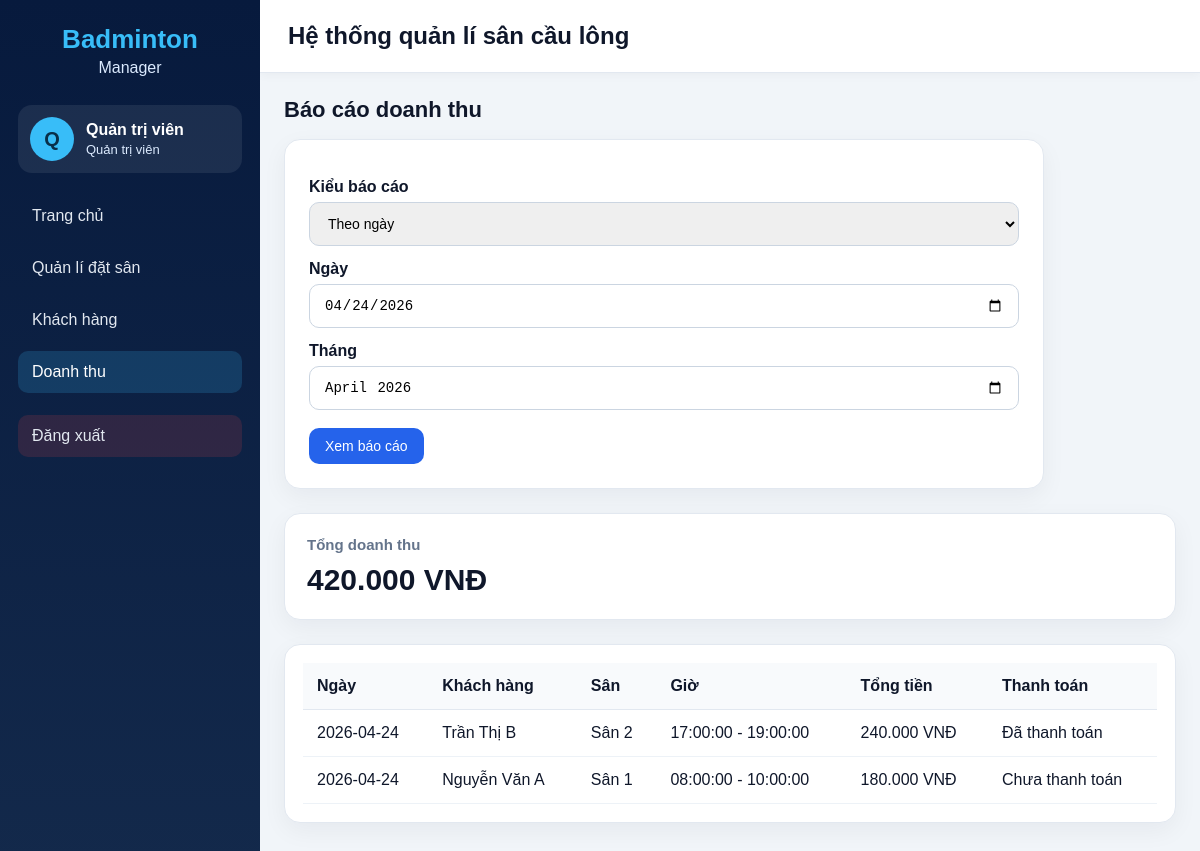
Screenshot of /admin/reports.php?date=2026-04-24 (signed in) with the database file from the repository.
### tables this page shows
CREATE TABLE bookings (
    id INT AUTO_INCREMENT PRIMARY KEY,
    user_id INT NOT NULL,
    court_id INT NOT NULL,
    booking_date DATE NOT NULL,
    start_time TIME NOT NULL,
    end_time TIME NOT NULL,
    total_price DECIMAL(10,2) NOT NULL,
    payment_status ENUM('unpaid', 'paid') NOT NULL DEFAULT 'unpaid',
    status ENUM('confirmed', 'cancelled') NOT NULL DEFAULT 'confirmed',
    created_at TIMESTAMP DEFAULT CURRENT_TIMESTAMP,
    CONSTRAINT fk_bookings_user
        FOREIGN KEY (user_id) REFERENCES users(id)
        ON DELETE CASCADE
        ON UPDATE CASCADE,
    CONSTRAINT fk_bookings_court
        FOREIGN KEY (court_id) REFERENCES courts(id)
        ON DELETE CASCADE
        ON UPDATE CASCADE
);

CREATE TABLE users (
    id INT AUTO_INCREMENT PRIMARY KEY,
    full_name VARCHAR(100) NOT NULL,
    phone VARCHAR(20) NOT NULL UNIQUE,
    password VARCHAR(255) NOT NULL,
    role ENUM('admin', 'customer') NOT NULL DEFAULT 'customer',
    created_at TIMESTAMP DEFAULT CURRENT_TIMESTAMP
);

CREATE TABLE courts (
    id INT AUTO_INCREMENT PRIMARY KEY,
    name VARCHAR(50) NOT NULL,
    status ENUM('active', 'maintenance') NOT NULL DEFAULT 'active'
);

### includes/functions.php (called while the page is built, shortened)
<?php
function e($value)
{
    return htmlspecialchars((string)$value, ENT_QUOTES, 'UTF-8');
}
function formatMoney($number)
{
    return number_format((float)$number, 0, ',', '.') . ' VNĐ';
}
?>

### admin/reports.php (the view, shortened to what this page needs)
<?php
require_once '../config/database.php';
require_once '../includes/functions.php';
require_once '../includes/header.php';
$reportType = isset($_GET['type']) ? $_GET['type'] : 'day';
$selectedDate = isset($_GET['date']) ? $_GET['date'] : date('Y-m-d');
$selectedMonth = isset($_GET['month']) ? $_GET['month'] : date('Y-m');
$summary = 0;
$result = false;
if ($reportType === 'month') {
    $sql = "SELECT b.booking_date, c.name AS court_name, u.full_name, b.start_time, b.end_time, b.total_price, b.payment_status
            FROM bookings b
            JOIN courts c ON b.court_id = c.id
            JOIN users u ON b.user_id = u.id
            WHERE DATE_FORMAT(b.booking_date, '%Y-%m') = ? AND b.status = 'confirmed'
            ORDER BY b.booking_date DESC, b.start_time DESC";
    $stmt = mysqli_prepare($conn, $sql);
    mysqli_stmt_bind_param($stmt, "s", $selectedMonth);
    mysqli_stmt_execute($stmt);
    $result = mysqli_stmt_get_result($stmt);
    $sumSql = "SELECT COALESCE(SUM(total_price),0) AS total
               FROM bookings
               WHERE DATE_FORMAT(booking_date, '%Y-%m') = ? AND status = 'confirmed'";
    $sumStmt = mysqli_prepare($conn, $sumSql);
    mysqli_stmt_bind_param($sumStmt, "s", $selectedMonth);
    mysqli_stmt_execute($sumStmt);
    $summary = mysqli_fetch_assoc(mysqli_stmt_get_result($sumStmt))['total'];
} else {
    $sql = "SELECT b.booking_date, c.name AS court_name, u.full_name, b.start_time, b.end_time, b.total_price, b.payment_status
            FROM bookings b
            JOIN courts c ON b.court_id = c.id
            JOIN users u ON b.user_id = u.id
            WHERE b.booking_date = ? AND b.status = 'confirmed'
            ORDER BY b.start_time DESC";
    $stmt = mysqli_prepare($conn, $sql);
    mysqli_stmt_bind_param($stmt, "s", $selectedDate);
    mysqli_stmt_execute($stmt);
    $result = mysqli_stmt_get_result($stmt);
    $sumSql = "SELECT COALESCE(SUM(total_price),0) AS total
               FROM bookings
               WHERE booking_date = ? AND status = 'confirmed'";
    $sumStmt = mysqli_prepare($conn, $sumSql);
    mysqli_stmt_bind_param($sumStmt, "s", $selectedDate);
    mysqli_stmt_execute($sumStmt);
    $summary = mysqli_fetch_assoc(mysqli_stmt_get_result($sumStmt))['total'];
}
?>
<div class="page-title">
    <h2>Báo cáo doanh thu</h2>
</div>
<div class="form-box">
    <form method="GET">
        <label>Kiểu báo cáo</label>
        <select name="type">
            <option value="day" <?= $reportType === 'day' ? 'selected' : '' ?>>Theo ngày</option>
        </select>
        <label>Ngày</label>
        <input type="date" name="date" value="<?= e($selectedDate) ?>">
        <label>Tháng</label>
        <input type="month" name="month" value="<?= e($selectedMonth) ?>">
        <br><br>
        <button type="submit">Xem báo cáo</button>
    </form>
</div>
<div class="card">
    <h3>Tổng doanh thu</h3>
    <div class="number" style="font-size:30px;"><?= formatMoney($summary) ?></div>
</div>
<div class="table-wrapper" style="margin-top: 24px;">
    <table>
        <tr>
            <th>Ngày</th>
            <th>Khách hàng</th>
            <th>Sân</th>
            <th>Giờ</th>
            <th>Tổng tiền</th>
            <th>Thanh toán</th>
        </tr>
        <?php if ($result && mysqli_num_rows($result) > 0): ?>
            <?php while ($row = mysqli_fetch_assoc($result)): ?>
                <tr>
                    <td><?= $row['booking_date'] ?></td>
                    <td><?= e($row['full_name']) ?></td>
                    <td><?= e($row['court_name']) ?></td>
                    <td><?= $row['start_time'] ?> - <?= $row['end_time'] ?></td>
                    <td><?= formatMoney($row['total_price']) ?></td>
                    <td><?= $row['payment_status'] === 'paid' ? 'Đã thanh toán' : 'Chưa thanh toán' ?></td>
                </tr>
            <?php endwhile; ?>
        <?php else: ?>
            <tr>
                <td colspan="6">Không có dữ liệu.</td>
            </tr>
        <?php endif; ?>
    </table>
</div>
<?php require_once '../includes/footer.php'; ?>

### assets/style.css (style rules this page uses)
* { margin: 0; padding: 0; box-sizing: border-box; }
body { font-family: Arial, sans-serif; background: #f1f5f9; color: #0f172a; }
.page-title { display: flex; justify-content: space-between; align-items: center; gap: 14px; margin-bottom: 16px; }
.page-title h2 { font-size: 22px; }
.card { background: #fff; border-radius: 16px; padding: 22px; border: 1px solid #e2e8f0; box-shadow: 0 8px 24px rgba(15, 23, 42, 0.05); }
.card h3 { color: #64748b; font-size: 15px; margin-bottom: 10px; }
.card .number { font-size: 34px; font-weight: bold; }
.table-wrapper { background: #fff; border-radius: 16px; padding: 18px; border: 1px solid #e2e8f0; box-shadow: 0 8px 24px rgba(15, 23, 42, 0.05); overflow-x: auto; margin-bottom: 24px; }
table { width: 100%; border-collapse: collapse; }
table th { background: #f8fafc; padding: 14px; text-align: left; border-bottom: 1px solid #e2e8f0; }
table td { padding: 14px; border-bottom: 1px solid #edf2f7; }
.form-box { background: #fff; padding: 24px; border-radius: 16px; border: 1px solid #e2e8f0; box-shadow: 0 8px 24px rgba(15, 23, 42, 0.05); max-width: 760px; margin-bottom: 24px; }
.form-box label { display: block; margin-top: 14px; margin-bottom: 6px; font-weight: 600; }
.form-box input, .form-box select { width: 100%; padding: 12px 14px; border: 1px solid #cbd5e1; border-radius: 10px; font-size: 14px; }
.button, button { display: inline-block; background: #2563eb; color: #fff; border: none; padding: 10px 16px; border-radius: 10px; cursor: pointer; font-size: 14px; }

### rows the page displays
bookings: booking_date "2026-04-24", user.full_name "Trần Thị B", court.name "Sân 2", start_time "17:00:00", end_time "19:00:00", total_price "240.000 VNĐ", payment_status "Đã thanh toán"
bookings: booking_date "2026-04-24", user.full_name "Nguyễn Văn A", court.name "Sân 1", start_time "08:00:00", end_time "10:00:00", total_price "180.000 VNĐ", payment_status "Chưa thanh toán"

### other values shown
substr($_SESSION['user']['full_name'], 0, 1) "Q"
$_SESSION['user']['full_name'] "Quản trị viên"
formatMoney($summary) "420.000 VNĐ"
